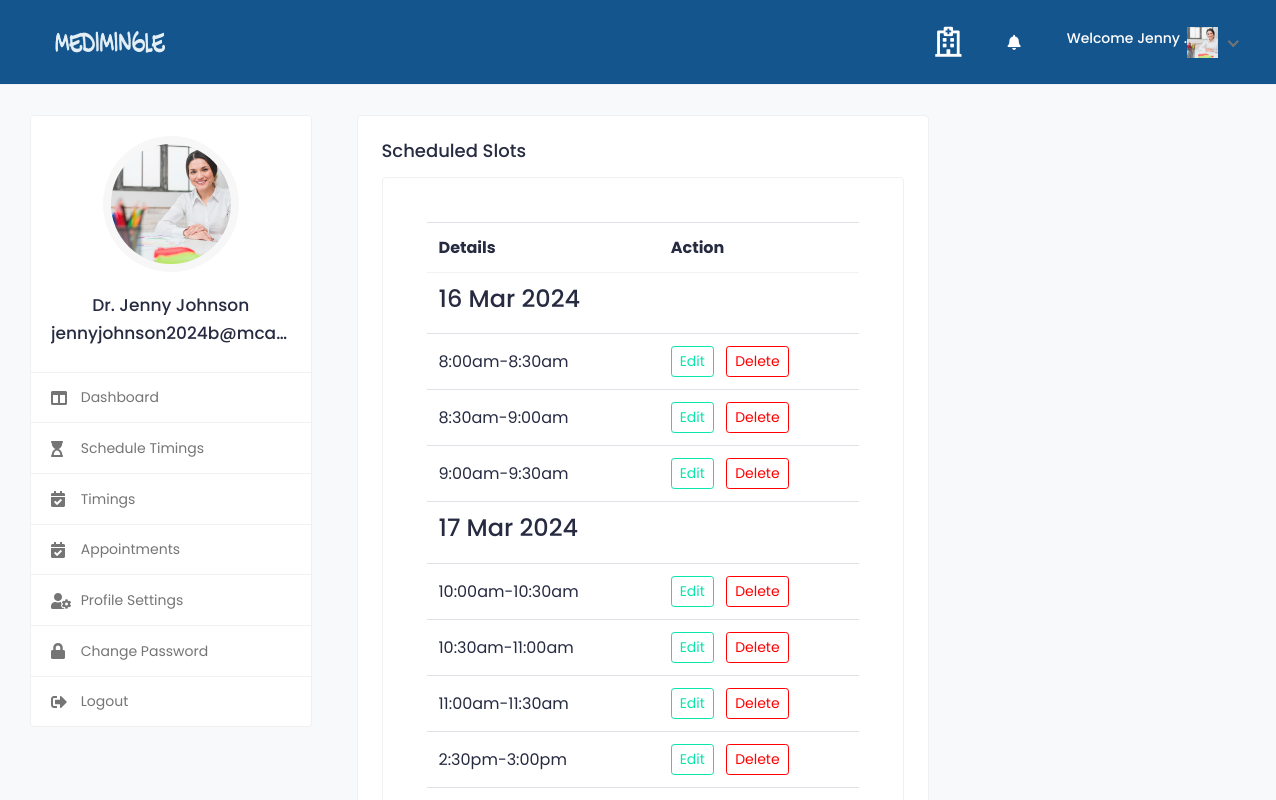
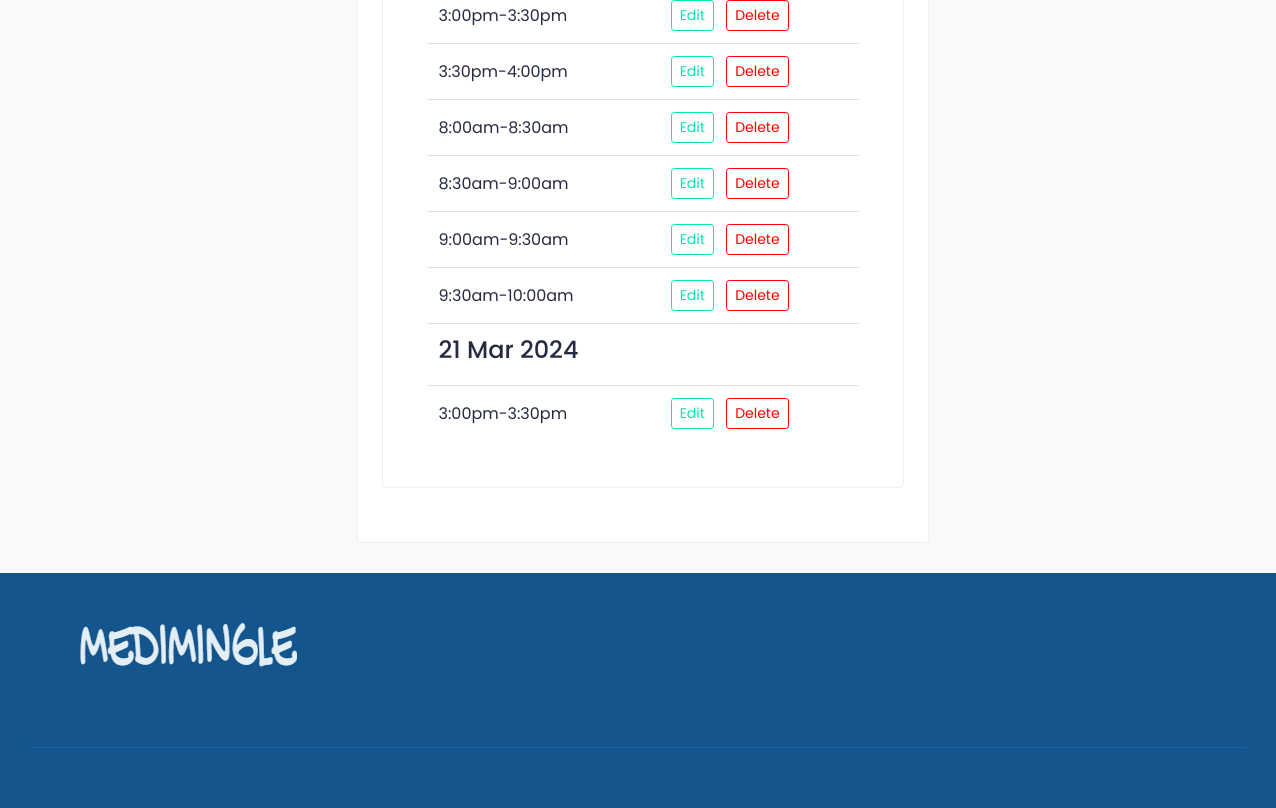
Before: /view_slot (signed in) with the older database file (2 pictures, top to bottom).
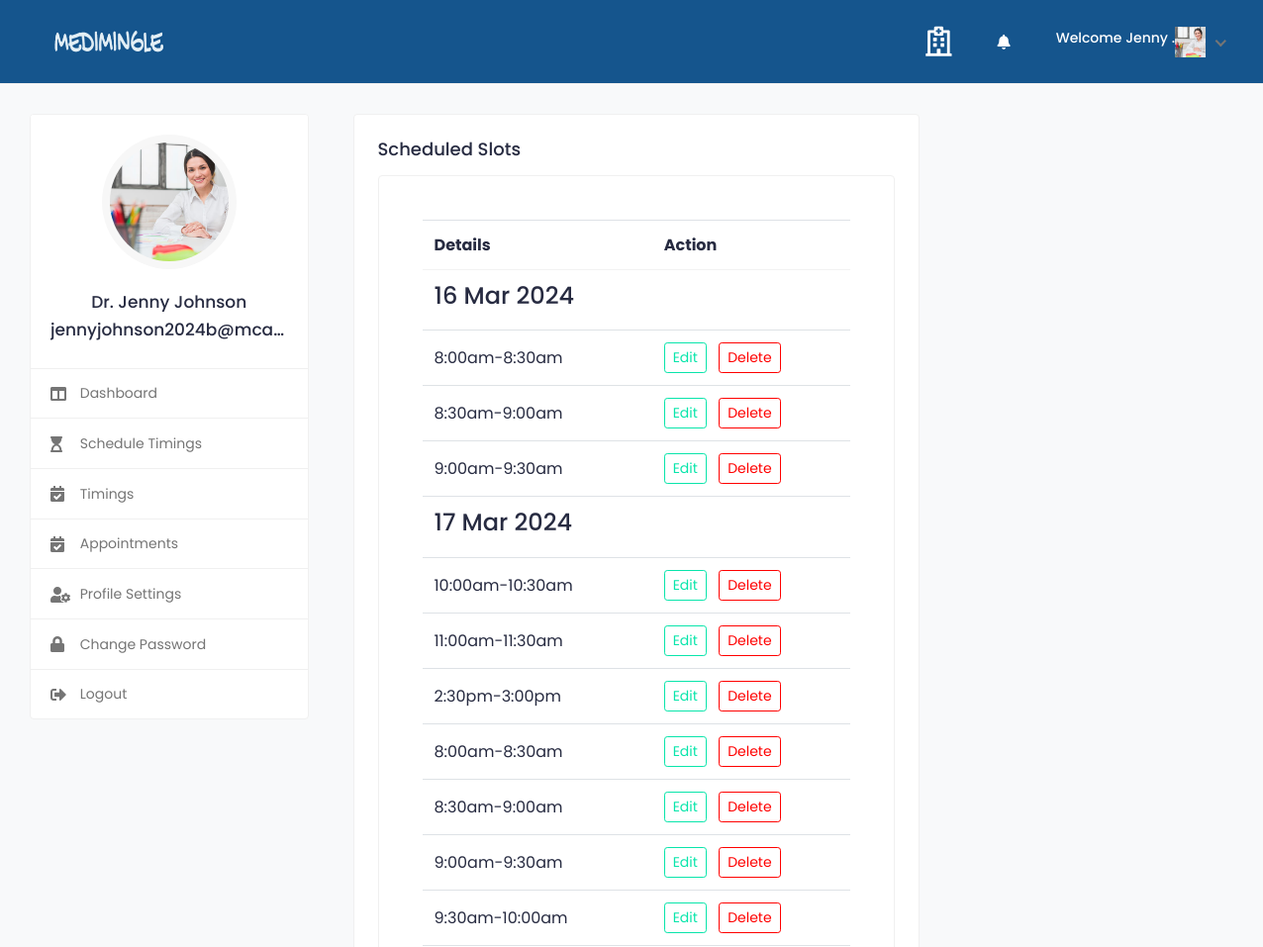
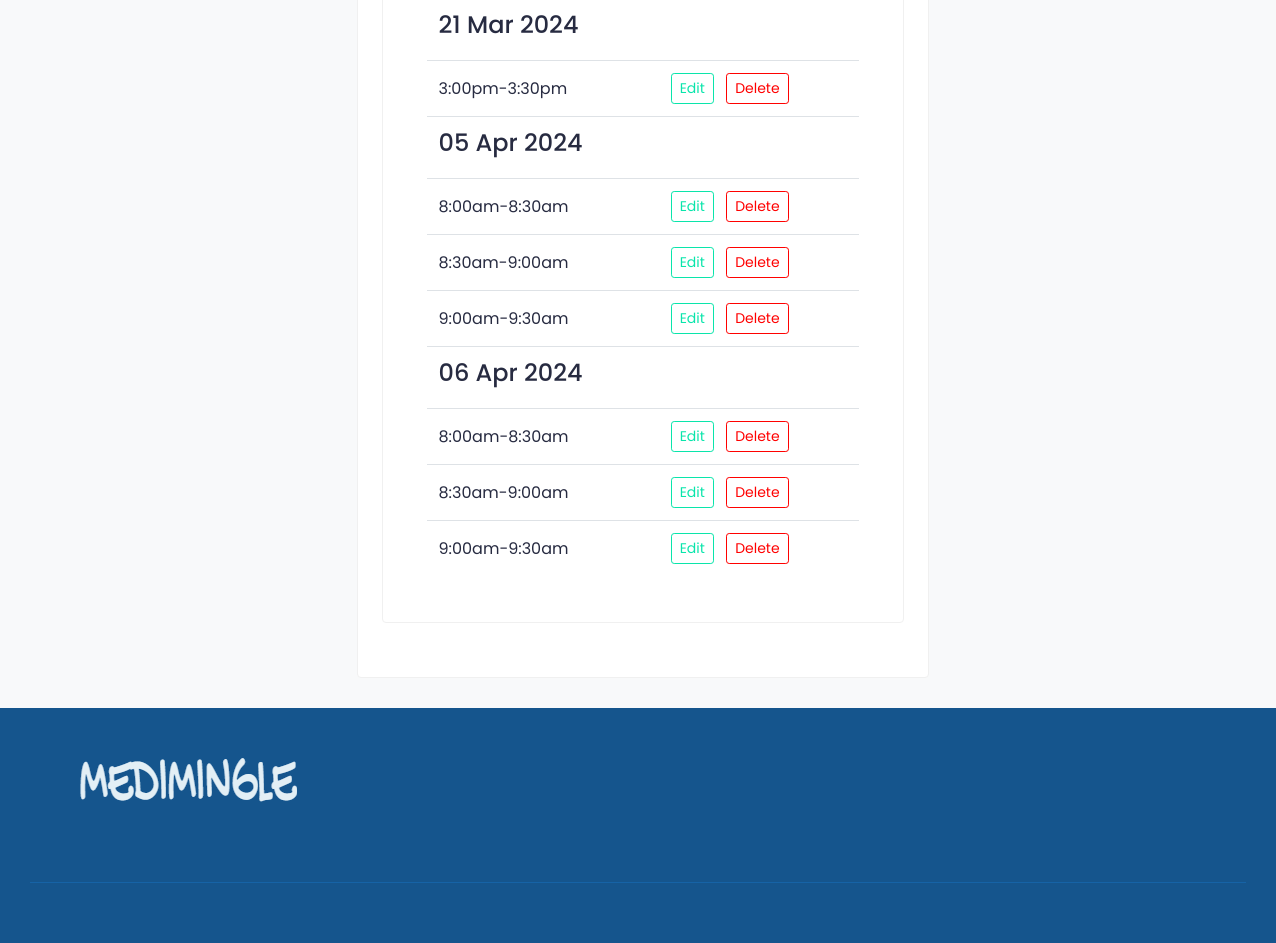
After: the same page with the newer database file (2 pictures, top to bottom).
### medi/models.py (models this page shows, shortened)
class AppointmentTime(models.Model):
    day = models.CharField(max_length=50, null=True)
    from_to = models.CharField(max_length=50, null=True)
    appointment_date = models.DateField(null=True)
    month = models.CharField(max_length=50, null=True)
    date = models.CharField(max_length=50, null=True)
    doctor = models.ForeignKey(Doctor, on_delete=models.CASCADE, null=True)
    is_booked=models.BooleanField(default=False)

### medi/views.py (the view)
# urls.py: path('view_slot',views.view_slot,name='view_slot'),
def view_slot(request):
    doctor = request.user.doctor
    doctor_slots = AppointmentTime.objects.filter(doctor=doctor, is_booked=False).order_by('appointment_date', 'from_to')
    grouped_slots = {}
    for slot in doctor_slots:
        appointment_date = slot.appointment_date.strftime("%d %b %Y")
        if appointment_date not in grouped_slots:
            grouped_slots[appointment_date] = []
        grouped_slots[appointment_date].append(slot)
    context = {'grouped_slots': grouped_slots}
    return render(request, 'view_slot.html', context)

### templates/view_slot.html (shortened to what this page needs)
{% load static%}
{% include 'includes/doc_header.html' %}
<div class="col-md-7 col-lg-8 col-xl-9">
	<div class="appointments">
		<div class="col-sm-8">
			<div class="card">
				<div class="card-body">
					<h4 class="card-title">Scheduled Slots</h4>
				<div class="card schedule-cont">
					<div class="card-body theiaStickySidebar">
						<table class="table table-hover table-center mb-0">
							<thead>
								<tr>
									<th scope="col">Details</th>
									<th scope="col">Action</th>
								</tr>
							</thead>
							<tbody>
								{% for appointment_date, slots in grouped_slots.items %}
								<tr>
									<td colspan="2"><h3>{{ appointment_date }}</h3></td>
								</tr>
								{% for slot in slots %}
								<tr>
									<td>{{ slot.from_to }}</td>
									<td>
										<a href="{% url 'edit_slot' slot.id %}" class="btn btn-sm btn-outline-primary btn-lg">Edit</a>
										<a href="{% url 'delete_slot' slot.id %}" class="btn btn-sm btn-outline-danger btn-lg ml-2">Delete</a>
									</td>
								</tr>
								{% endfor %}
								{% endfor %}
							</tbody>
						</table>
					</div>
				</div>
			</div>
		</div>
	</div>
</div>
							</div>
						</div>
					</div>
				</div>
			</div>
			<footer class="footer">
				<div class="footer-top">
					<div class="container-fluid">
						<div class="row">
							<div class="col-lg-3 col-md-6">
								<div class="footer-widget footer-about">
									<div class="footer-logo">
										<img src="{% static '/assets/img/logo.png' %}" alt="logo">
									</div>
								</div>
							</div>
							<div class="col-lg-3 col-md-6">
							</div>
							<div class="col-lg-3 col-md-6">
							</div>
							<div class="col-lg-3 col-md-6">
							</div>
						</div>
					</div>
				</div>
                <div class="footer-bottom">
					<div class="container-fluid">
						<div class="copyright">
						</div>
					</div>
				</div>
			</footer>
	</body>
</html>

Changed rows visible on the page:
removed AppointmentTime: from_to "10:30am-11:00am", shown under "17 Mar 2024"
no longer on this page (row edited): AppointmentTime: from_to "3:00pm-3:30pm", shown under "17 Mar 2024"
no longer on this page (row edited): AppointmentTime: from_to "3:30pm-4:00pm", shown under "17 Mar 2024"
added AppointmentTime: appointment_date "05 Apr 2024", from_to "8:00am-8:30am"
added AppointmentTime: from_to "8:30am-9:00am", shown under "05 Apr 2024"
added AppointmentTime: from_to "9:00am-9:30am", shown under "05 Apr 2024"
added AppointmentTime: appointment_date "06 Apr 2024", from_to "8:00am-8:30am"
added AppointmentTime: from_to "8:30am-9:00am", shown under "06 Apr 2024"
added AppointmentTime: from_to "9:00am-9:30am", shown under "06 Apr 2024"
